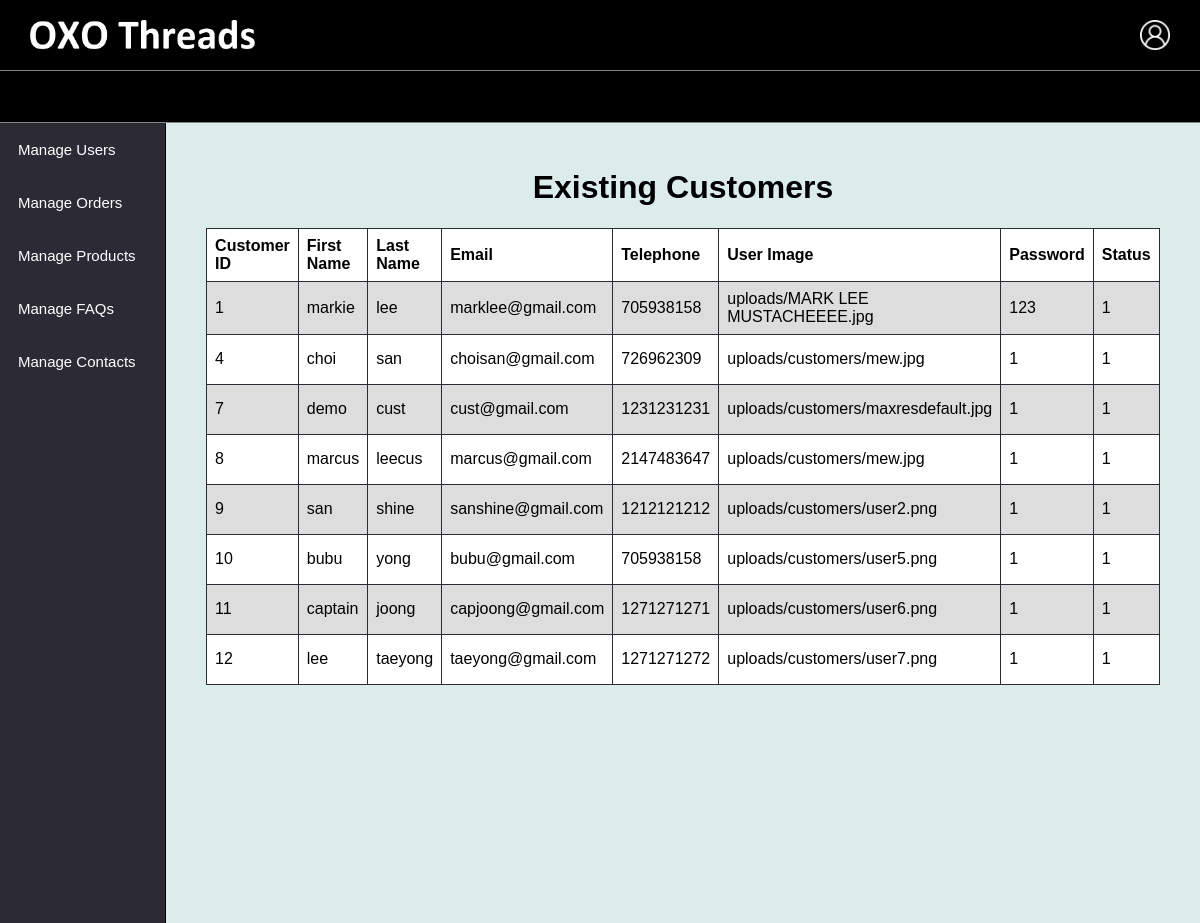
The app's page /admin-existingUsers.php (signed in) with its own data.
### tables this page shows
CREATE TABLE IF NOT EXISTS `customers` (
  `customer_id` int NOT NULL AUTO_INCREMENT,
  `fname` varchar(50) NOT NULL,
  `lname` varchar(50) NOT NULL,
  `email` varchar(150) NOT NULL,
  `telephone` int NOT NULL,
  `userimage` varchar(50) NOT NULL,
  `password` varchar(50) NOT NULL,
  `confirmpassword` varchar(50) NOT NULL,
  `status` int NOT NULL,
  PRIMARY KEY (`customer_id`)
);

### admin-existingUsers.php (the view, shortened to what this page needs)
<!DOCTYPE html>
<html>
<head>
  <link rel="stylesheet" href="css/userStyles.css">
  <link rel="stylesheet" href="css/style.css">
  <link rel="stylesheet" href="https://cdnjs.cloudflare.com/ajax/libs/font-awesome/4.7.0/css/font-awesome.min.css">
</head>
<body>
<?php include 'adminnavbar.php';?>
<div class="admincontainer-main">
    <div class="admin-nav-column">
        <div class="admin-navtab">
            <button class="nav-tab">Manage Users</button>
        </div>
        <div class="admin-navtab">
            <button class="nav-tab">Manage Orders</button>
        </div>
        <div class="admin-navtab">
            <button class="nav-tab">Manage Products</button>
        </div>
        <div class="admin-navtab">
            <button class="nav-tab">Manage FAQs</button>
        </div>
        <div class="admin-navtab">
            <button class="nav-tab">Manage Contacts</button>
        </div>
    </div>
    <div class="admin-contentcolumn existingUserColumn">
        <h1>Existing Customers</h1>
        <table class="existingusers">
            <tr>
                <th>Customer ID</th>
                <th>First Name</th>
                <th>Last Name</th>
                <th>Email</th>
                <th>Telephone</th>
                <th>User Image</th>
                <th>Password</th>
                <th>Status</th>
            </tr>
            <?php
                $connection = mysqli_connect("localhost", "root", "", "oxothreads", "3306");
                $sql = "SELECT * FROM `customers`";
                $result = mysqli_query($connection, $sql);
                if(mysqli_num_rows($result) > 0)
                {
                    while($row = mysqli_fetch_assoc($result))
                    {
            ?>
                <tr>
                    <td><?php echo $row['customer_id'] ?></td>
                    <td><?php echo $row['fname'] ?></td>
                    <td><?php echo $row['lname'] ?></td>
                    <td><?php echo $row['email'] ?></td>
                    <td><?php echo $row['telephone'] ?></td>
                    <td><?php echo $row['userimage'] ?></td>
                    <td><?php echo $row['password'] ?></td>
                    <td><?php echo $row['status'] ?></td>
                </tr>
            <?php
                    }
                }
            ?>
        </table>
    </div>
</div>
</body>
</html>

### css/userStyles.css (style rules this page uses)
body { width: 100%; margin: 0px 0px; font-family: Helvetica, Arial, sans-serif; }
.admincontainer-main { width: 100%; display: flex; flex-direction: row; }
.admin-nav-column { width: 15%; display: flex; flex-direction: column; background-color: #2C2A35; border-right: 1px #000 solid; }
.admin-navtab { width: 100%; }
.admin-contentcolumn { width: 85%; display: flex; }
.nav-tab { background-color: #2C2A35; color: #fff; cursor: pointer; padding: 18px; width: 100%; border: none; text-align: left; outline: none; font-size: 15px; transition: 0.4s; }
.nav-tab { background-color: #2C2A35; color: #fff; cursor: pointer; width: 100%; border: none; text-align: left; outline: none; font-size: 15px; text-decoration: none; }
.existingUserColumn { display: flex; align-items: center; flex-direction: column; padding: 25px 50px; scroll-behavior:smooth; overflow: scroll; -ms-overflow-style: none; scrollbar-width: none; height: 750px; background-color: #DBECEA; }
.existingusers { font-family: arial, sans-serif; border-collapse: collapse; width: 100%; overflow: scroll; -ms-overflow-style: none; scrollbar-width: none; background-color: #fff; }
.existingusers tr { height: 50px; }
.existingusers td, th { border: #2C2A35 1px solid; text-align: left; padding: 8px; }
.existingusers tr:nth-child(even) { background-color: #dddddd; }

### css/style.css (style rules this page uses)
body { width: 100%; margin: 0px 0px; font-family: Helvetica, Arial, sans-serif; }

### records on screen
customers: customer_id "1", fname "markie", lname "lee", email "marklee@gmail.com", telephone "705938158", userimage "uploads/MARK LEE MUSTACHEEEE.jpg", password "123", status "1"
customers: customer_id "4", fname "choi", lname "san", email "choisan@gmail.com", telephone "726962309", userimage "uploads/customers/mew.jpg", password "1", status "1"
customers: customer_id "7", fname "demo", lname "cust", email "cust@gmail.com", telephone "1231231231", userimage "uploads/customers/maxresdefault.jpg", password "1", status "1"
customers: customer_id "8", fname "marcus", lname "leecus", email "marcus@gmail.com", telephone "2147483647", userimage "uploads/customers/mew.jpg", password "1", status "1"
customers: customer_id "9", fname "san", lname "shine", email "sanshine@gmail.com", telephone "1212121212", userimage "uploads/customers/user2.png", password "1", status "1"
customers: customer_id "10", fname "bubu", lname "yong", email "bubu@gmail.com", telephone "705938158", userimage "uploads/customers/user5.png", password "1", status "1"
customers: customer_id "11", fname "captain", lname "joong", email "capjoong@gmail.com", telephone "1271271271", userimage "uploads/customers/user6.png", password "1", status "1"
customers: customer_id "12", fname "lee", lname "taeyong", email "taeyong@gmail.com", telephone "1271271272", userimage "uploads/customers/user7.png", password "1", status "1"
